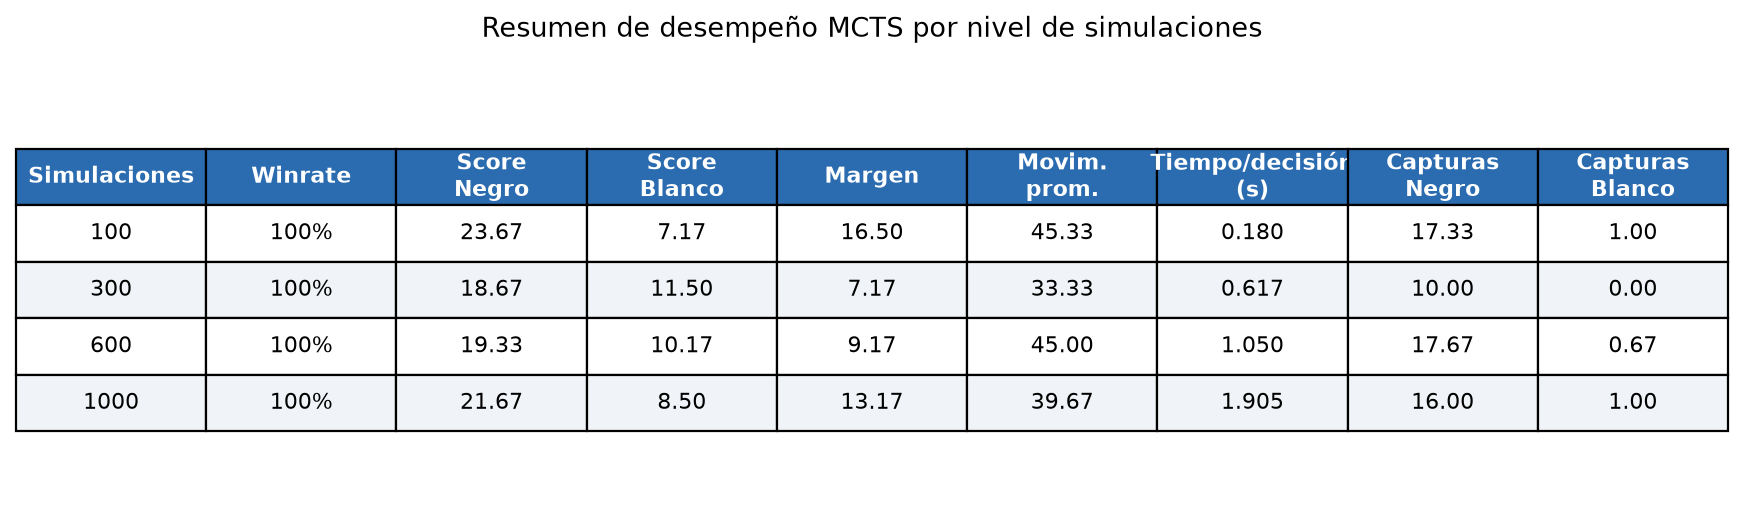

This figure's Python source:


import csv
import statistics as stats

import matplotlib
matplotlib.use("Agg")
import matplotlib.pyplot as plt


def cargar_resultados(path="resultados_desempeno.csv"):
    with open(path, newline="", encoding="utf-8") as f:
        reader = csv.DictReader(f)
        filas = []
        for r in reader:
            filas.append({
                "simulaciones": int(r["simulaciones"]),
                "ganador": r["ganador"],
                "score_negro": float(r["score_negro"]),
                "score_blanco": float(r["score_blanco"]),
                "movimientos_totales": int(r["movimientos_totales"]),
                "tiempo_medio_decision_mcts_seg": float(r["tiempo_medio_decision_mcts_seg"]),
                "capturas_negro": int(r["capturas_negro"]),
                "capturas_blanco": int(r["capturas_blanco"]),
            })
        return filas


def construir_tabla_resumen(filas):
    niveles = sorted(set(f["simulaciones"] for f in filas))
    tabla = []
    for sim in niveles:
        grupo = [f for f in filas if f["simulaciones"] == sim]
        n = len(grupo)
        wins = sum(1 for f in grupo if f["ganador"] == "BLACK")
        winrate = wins / n * 100
        score_negro = stats.mean(f["score_negro"] for f in grupo)
        score_blanco = stats.mean(f["score_blanco"] for f in grupo)
        margen = stats.mean(f["score_negro"] - f["score_blanco"] for f in grupo)
        movimientos = stats.mean(f["movimientos_totales"] for f in grupo)
        tiempo = stats.mean(f["tiempo_medio_decision_mcts_seg"] for f in grupo)
        tiempo_sd = stats.pstdev(f["tiempo_medio_decision_mcts_seg"] for f in grupo) if n > 1 else 0.0
        capturas_negro = stats.mean(f["capturas_negro"] for f in grupo)
        capturas_blanco = stats.mean(f["capturas_blanco"] for f in grupo)

        tabla.append({
            "simulaciones": sim,
            "partidas": n,
            "winrate_pct": round(winrate, 1),
            "score_negro_prom": round(score_negro, 2),
            "score_blanco_prom": round(score_blanco, 2),
            "margen_prom": round(margen, 2),
            "movimientos_prom": round(movimientos, 2),
            "tiempo_prom_seg": round(tiempo, 3),
            "tiempo_desv_est": round(tiempo_sd, 3),
            "capturas_negro_prom": round(capturas_negro, 2),
            "capturas_blanco_prom": round(capturas_blanco, 2),
        })
    return tabla


def guardar_csv(tabla, path="tabla_resumen.csv"):
    fieldnames = list(tabla[0].keys())
    with open(path, "w", newline="", encoding="utf-8") as f:
        writer = csv.DictWriter(f, fieldnames=fieldnames)
        writer.writeheader()
        for fila in tabla:
            writer.writerow(fila)


def guardar_imagen(tabla, path="tabla_resumen.png"):
    encabezados = ["Simulaciones", "Winrate", "Score\nNegro", "Score\nBlanco",
                   "Margen", "Movim.\nprom.", "Tiempo/decisión\n(s)",
                   "Capturas\nNegro", "Capturas\nBlanco"]

    filas_texto = []
    for fila in tabla:
        filas_texto.append([
            str(fila["simulaciones"]),
            f"{fila['winrate_pct']:.0f}%",
            f"{fila['score_negro_prom']:.2f}",
            f"{fila['score_blanco_prom']:.2f}",
            f"{fila['margen_prom']:.2f}",
            f"{fila['movimientos_prom']:.2f}",
            f"{fila['tiempo_prom_seg']:.3f}",
            f"{fila['capturas_negro_prom']:.2f}",
            f"{fila['capturas_blanco_prom']:.2f}",
        ])

    n_filas = len(filas_texto)
    fig, ax = plt.subplots(figsize=(11, 1 + 0.6 * n_filas))
    ax.axis("off")

    tabla_mpl = ax.table(
        cellText=filas_texto,
        colLabels=encabezados,
        loc="center",
        cellLoc="center",
    )
    tabla_mpl.auto_set_font_size(False)
    tabla_mpl.set_fontsize(10)
    tabla_mpl.scale(1, 2.0)

    # Estilo: encabezado resaltado
    for col in range(len(encabezados)):
        celda = tabla_mpl[0, col]
        celda.set_facecolor("#2b6cb0")
        celda.set_text_props(color="white", weight="bold")

    # Filas alternadas para facilitar la lectura
    for fila_idx in range(1, n_filas + 1):
        color = "#f0f4f8" if fila_idx % 2 == 0 else "white"
        for col in range(len(encabezados)):
            tabla_mpl[fila_idx, col].set_facecolor(color)

    plt.title("Resumen de desempeño MCTS por nivel de simulaciones", fontsize=12, pad=14)
    plt.tight_layout()
    plt.savefig(path, dpi=160, bbox_inches="tight")
    plt.close()


def main():
    filas = cargar_resultados("resultados_desempeno.csv")
    tabla = construir_tabla_resumen(filas)
    guardar_csv(tabla, "tabla_resumen.csv")
    guardar_imagen(tabla, "tabla_resumen.png")
    print("Archivos generados: tabla_resumen.csv, tabla_resumen.png")


if __name__ == "__main__":
    main()
